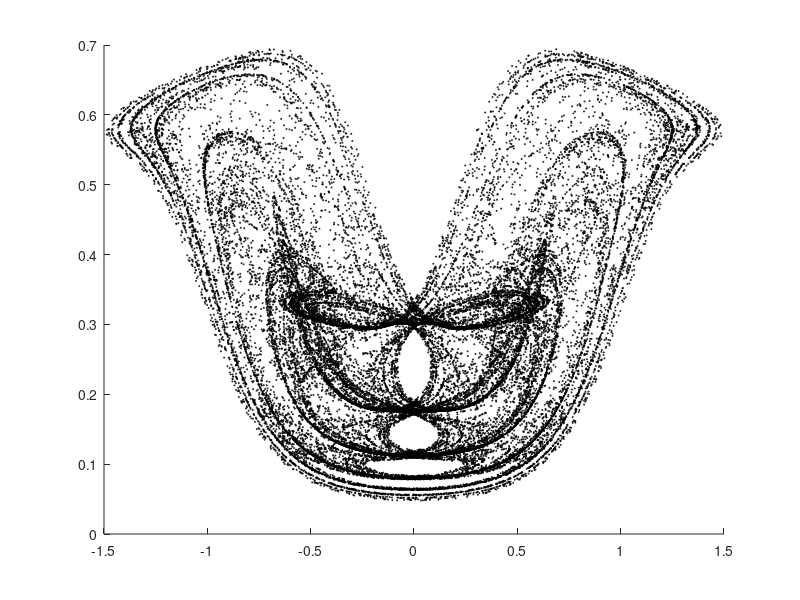

Recreate this plot in MATLAB. (Note: this script raises an error after producing the figure.)
%% Homoclinic Cobweb
% This script calculates the unstable manifold for a cobweb model with 
% heterogenous expectations as described by Hommes (2013, Ch. 5) which 
% for specific parameter values demonstrates a homoclinic bifurcation
% (Written by Kian Abbas Nejad)

%% Housekeeping
clearvars
clc
close all

tmax=40000;
trans = 5000; %number of transient iterations
p = zeros(1,tmax); % price
u1 = zeros(1,tmax); %Utility of type 1
u2 = zeros(1,tmax); % utility of type 2
n1 = zeros(1,tmax); %fraction of type 1
n2 = zeros(1,tmax); % fraction of type 2
h1 = zeros(1,tmax); % expectation of type 2
h2 = zeros(1,tmax); % expectation of type 2

% Parameters
beta = 3;
delta = 0.5; % strategy updating parameter
beta1 = -0.85; %forecasting rule for contrarian
c1 = 1; 
c2 = 0;
a = 0;
d = 0.5;
s = 1.35;

%Initial Conditions -- need 3 boundary conditions
p(1)=2;
n1(1)=0.5;
n2(1)=0.5;
pre = a/(d+s); % RE price

% Formulae 
fu1= @(T,P,H1) s*P(T)*H1(T)-(s/2)*(H1(T)).^2-c1; 
fu2= @(T,P,H2) s*P(T)*H2(T)-(s/2)*(H2(T)).^2-c2; 
fn1 = @(T,U1,U2,Beta,N1) (1-delta)*exp(Beta*U1(T))/(exp(Beta*U1(T))+exp(Beta*U2(T)))+delta* N1(T-1);
fn2 = @(T,U1,U2,Beta,N2) (1-delta)*exp(Beta*U2(T))/(exp(Beta*U1(T))+exp(Beta*U2(T)))+delta* N2(T-1);
fp = @(T,N1,N2,H1,H2) (a-N1(T-1)*s*H1(T)-N2(T-1)*s*H2(T))./d;

% specific types
fh1 = @(P,T) pre + beta1*(P(T-1)-pre);
fh2 = @(P,T) P(T-1); 


% ODE System Starts at period 2
for i=2:tmax
    h1(i)= fh1(p,i);
    h2(i)= fh2(p,i);
    p(i) = fp(i,n1,n2,h1,h2);
    u1(i) = fu1(i,p,h1);
    u2(i) = fu2(i,p,h2);
    n1(i) = fn1(i,u1,u2,beta,n1);
    n2(i) = fn2(i,u1,u2,beta,n2);
end

%Attractor
fig1=figure(1);
x = p - pre;
scatter(x(trans:end),n1(trans:end),0.7,'k')
fig1.Name='Attractor';
title('strange attractor for $\beta=3$','FontSize',14,'interpreter','latex');
ylabel('$n_{1,t}$','FontSize',16,'interpreter','latex');
xlabel('$x_t$','FontSize',16,'interpreter','latex');


%% Unstable Manifold
tmax = 13; % number of iterations
tmax = tmax+1;
len = 10000; %length of initial vector
dx = 0.001; % perturbation size

 p = zeros(1,tmax); 
 u1 = zeros(1,tmax); 
 u2 = zeros(1,tmax); 
 n1 = zeros(1,tmax); 
 n2 = zeros(1,tmax); 
 h1 = zeros(1,tmax); 
 h2 = zeros(1,tmax); 

% steady state
n1ss = (tanh(-beta*c1/2)+1)/2;

%Initial vector
pvec = zeros(len,tmax);
n1vec = zeros(len,tmax);
pvec(:,1) = linspace(pre+dx,pre-dx,len);
n1vec(:,1)= linspace(n1ss,n1ss,len);

% ODE System 
for k=1:len
    p(1)=pvec(k,1);
    n1(1)=n1vec(k,1);
    n2(1)=1-n2(1);
    for i=2:tmax
        h1(i)= fh1(p,i);
        h2(i)= fh2(p,i);
        p(i) = fp(i,n1,n2,h1,h2);
        u1(i) = fu1(i,p,h1);
        u2(i) = fu2(i,p,h2);
        n1(i) = fn1(i,u1,u2,beta,n1);
        n2(i) = fn2(i,u1,u2,beta,n2);
    end
    pvec(k,:)=p;
    n1vec(k,:)=n1;
end

fig2=figure(2);
hold on
fig2.Name='Manifold';
title('$\beta=3$: transversal homoclinic self-intersections','FontSize',14,'interpreter','latex');
ylabel('$n_{1,t}$','FontSize',16,'interpreter','latex');
xlabel('$x_t$','FontSize',16,'interpreter','latex');

% plot deviation from re price
pvec = pvec - ones(len,tmax).*pre;
for i=1:tmax
    scatter(pvec(:,i),n1vec(:,i),1,'k')
end






